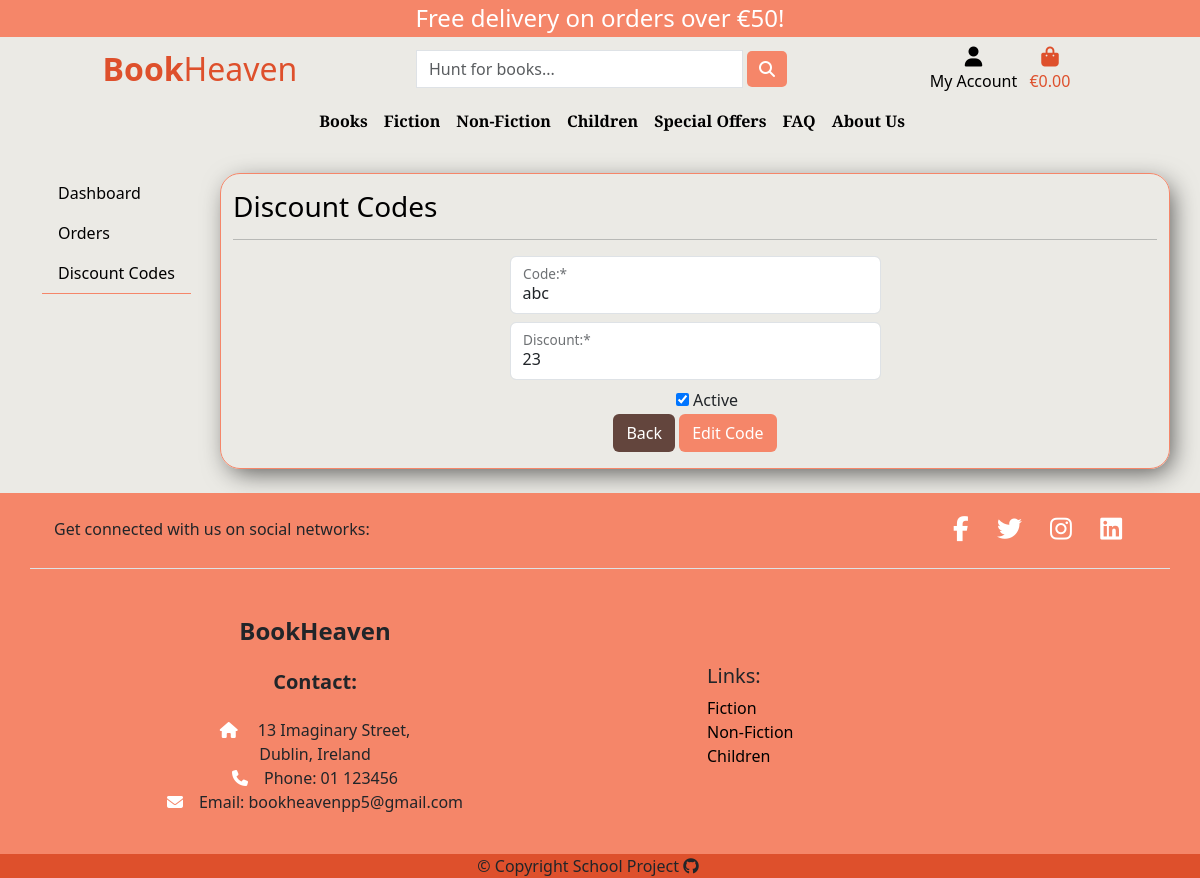
Screenshot of /admin_panel/discount_codes_edit/19/ (signed in) with the database file from the repository.
### discount_codes/models.py (models this page shows, shortened)
class DiscountCode(models.Model):
    code = models.CharField(max_length=50, unique=True)
    discount = models.IntegerField(
        validators=[MinValueValidator(1), MaxValueValidator(99)])
    active = models.BooleanField(default=True)

### admin_panel/views.py (the view, shortened to what this page needs)
@login_required
def admin_discounts_edit(request, pk):
    if not request.user.is_superuser:
        messages.error(request, 'You need admin rights to access this page.')
        return redirect('home')
    code = get_object_or_404(DiscountCode, pk=pk)
    form = DiscountCodeForm(instance=code)
    context = {
        'form': form,
        'code': code,
    }
    return render(request, 'admin_panel/edit_code.html', context)

### discount_codes/forms.py
class DiscountCodeForm(forms.ModelForm):
    class Meta:
        model = DiscountCode
        fields = '__all__'

### admin_panel/templates/admin_panel/edit_code.html (shortened to what this page needs)
{% extends 'admin_panel/admin_base.html' %}
{% load widget_tweaks %}
{% block admin_content %}
<h3 class="text-black">Discount Codes</h3>
<hr>
<div class="row d-flex justify-content-around">
    <div class="col-12 col-md-5 text-center">
        <form action="{% url 'admin-discounts-edit' code.id %}" method="POST">
            <div class="form-floating mb-2">
                {% render_field form.code class="form-control" %}
                <label for="{{ form.code.id_for_label }}" class="form-label">Code:*</label>
            </div>
            <div class="form-floating mb-2">
                {% render_field form.discount class="form-control" %}
                <label for="{{ form.discount.id_for_label }}" class="form-label">Discount:*</label>
            </div>
            <div class="form-check">
                {% render_field form.active %}
                <label class="form-check-label" for="{{ form.active.id_for_label }}">
                    Active
                </label>
            </div>
            <a href="{% url 'admin-discounts' %}" class="btn btn-brown">Back</a>
            <button type="submit" class="btn btn-orange">Edit Code</button>
        </form>
    </div>
</div>
{% endblock admin_content %}

### static/css/style.css (style rules this page uses)
:root { --orange: #f58669; --dark-orange: #de502c; --offwhite: #ebe8e0; --offwhite2: #efefed; --dark-gray: #574c49; --white: #ffff; --brown: #63453d; }
body { min-height: 100vh; display: flex; flex-direction: column; background-color: #ebeae5; }
.btn-orange { background-color: var(--orange); color: var(--white); }
.btn-brown { background-color: var(--brown); color: var(--white); }

### rows the page displays
DiscountCode: code "abc", discount "23", active "☑"

### other values shown
{{ free_delivery_threshold }} "50"
